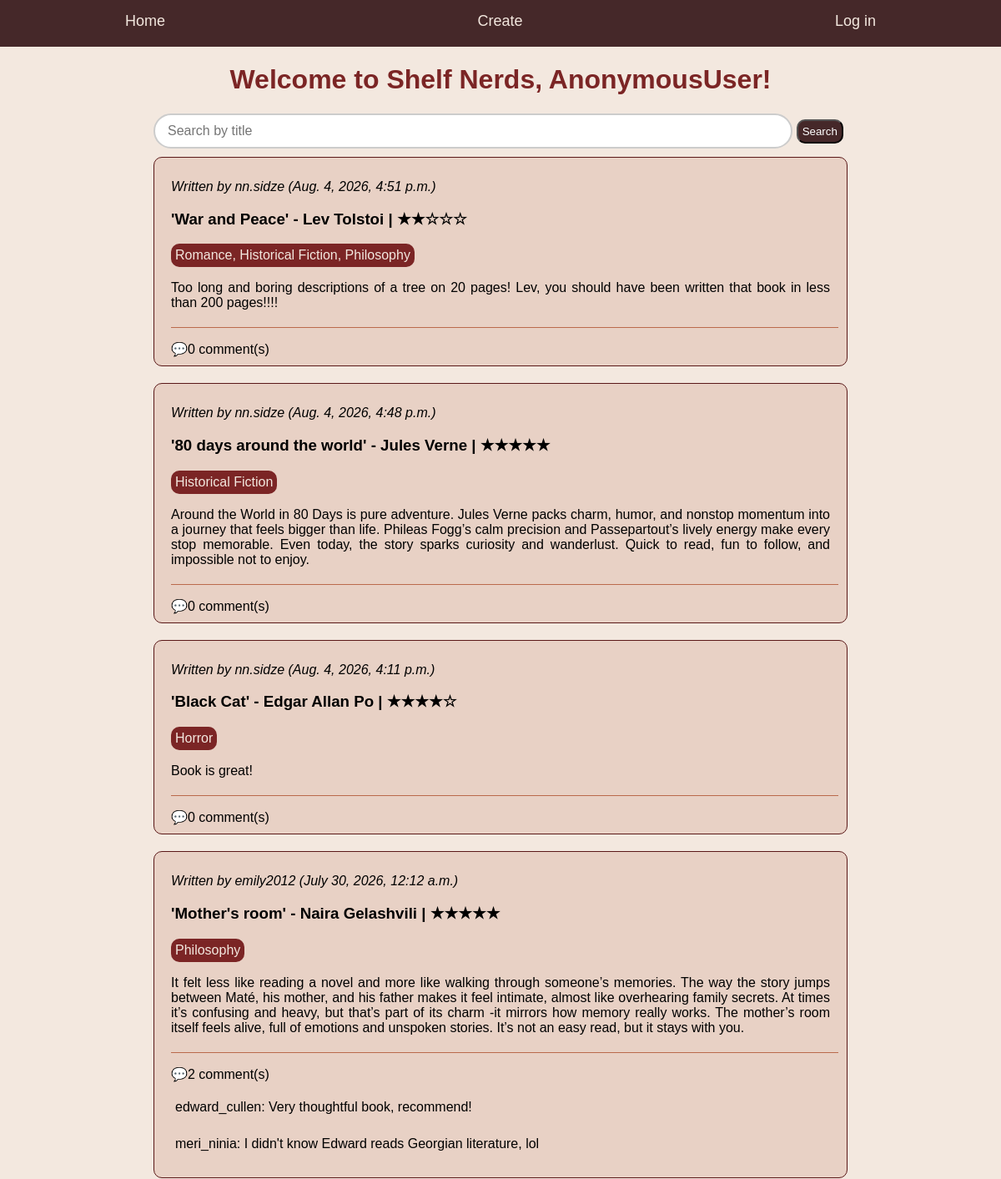
/ (upper part), run on an earlier commit of the app's database.
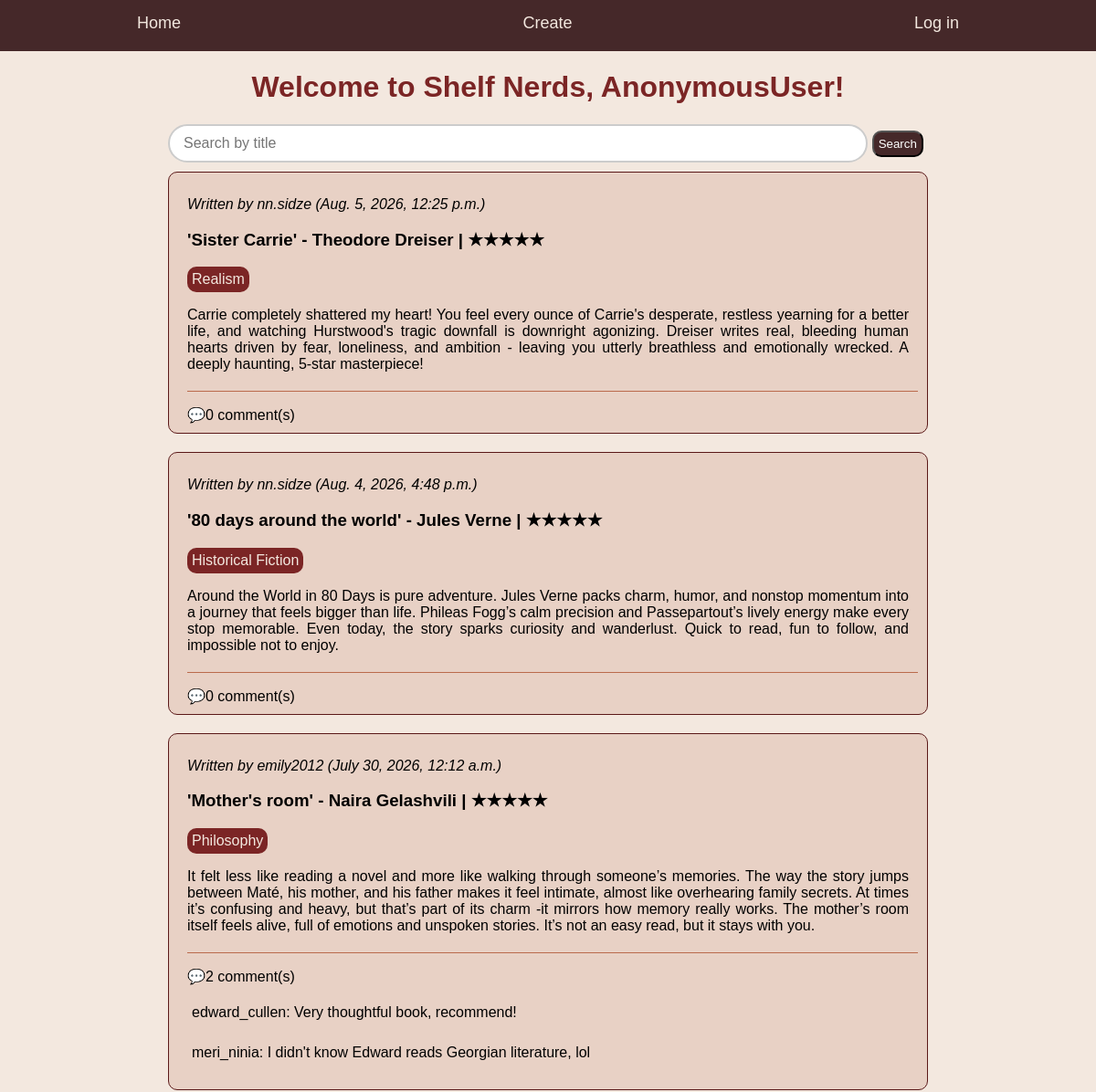
And on a later commit of the database.
### books/models.py (models this page shows, shortened)
class Review(models.Model):
    user = models.ForeignKey(User, on_delete = models.CASCADE)
    book = models.ForeignKey(Book, on_delete = models.CASCADE)
    rating = models.IntegerField(
        default = 5,
        validators=[MinValueValidator(1), MaxValueValidator(5)]
    )
    def stars(self):
            return "★" * self.rating + "☆" * (5 - self.rating)
    content = models.TextField()
    created_at = models.DateTimeField(auto_now_add=True)

class Book(models.Model):
    author = models.ForeignKey(Author, on_delete = models.CASCADE)
    title = models.CharField(max_length=200)
    genre = models.ManyToManyField(Genre)

class Author(models.Model):
    name = models.CharField(max_length=30)
    surname = models.CharField(max_length=30)
    def __str__(self):
        return f"{self.name} {self.surname}"

class Genre(models.Model):
    genre_name = models.CharField(max_length=30, unique = True)

class Comment(models.Model):
    user = models.ForeignKey(User, on_delete = models.CASCADE)
    review_post = models.ForeignKey(Review, related_name = "comments", on_delete = models.CASCADE)
    comment = models.TextField()

### users/models.py (models this page shows)
class User(AbstractUser):
    pass

### mysite/views.py (the view)
# urls.py: path('', home_page, name = "home"),
def home_page(request):
    query = request.GET.get('q')
    posts = models.Review.objects.all().order_by('-created_at')
    if query:
        posts = posts.filter(book__title__icontains = query).distinct()
    return render(
        request,
        "home.html",
        {
            "reviews": posts,
            "query": query,
        }
    )

### templates/home.html (shortened to what this page needs)
{% load static %}
<!DOCTYPE html>
<html lang="en">
<head>
    <link rel="stylesheet" href="{% static 'css/style.css' %}">
</head>
<body>
    <div class = "main-container sticky-header">
            <div class = "menu-items">
                <a class="menu-item" href="{% url 'home' %}">Home</a>
                <a class="menu-item" href="{% url 'create'%}">Create</a>
                    {%if request.user.is_authenticated%}
                    <form method = "POST" action="{%url 'logout'%}">
                        {%csrf_token%}
                        <button class = "logout menu-item">Log out</button>
                    </form>
                    {%else%}
                        <a href="{%url 'login'%}" class= "menu-item">Log in</a>
                    {%endif%}
            </div>
    </div>
    <div class = "greeting">
        <h1>Welcome to Shelf Nerds, {{request.user}}!</h1>
    </div>
    <div class = "posts-container">
        <div class="search-form">
            <form method="GET" class="search-box">
                <input class="search-placeholder" type="text" name = "q" placeholder="Search by title " value = "{{query|default:'' }}">
                <button type="submit" class="search-button">Search</button>
            </form>
        </div>
            {% for review in reviews%}
            <div class = "post-style">
                <p><i>Written by {{review.user.username}} ({{review.created_at}})</i></p>
                <a href="{% url 'details' review_id=review.id %}">
                    <h3>'{{review.book.title}}' - {{review.book.author}} | {{review.stars}}</h3>
                </a>
                    <div class = "genres">
                            <div class ="genre">
                                {% for genre in review.book.genre.all %}
                                {{ genre.genre_name }}{% if not forloop.last %}, {% endif %}
                            {% endfor %}
                            </div>
                    </div>
                <p class = "review-content">{{review.content}}</p>
                <span class="comments-count">💬{{review.comments.all|length}} comment(s)</span>
                <div class="comment-section">
                        {%for comment in review.comments.all%}
                        <div class="comment-details">
                            <p class="comment-items">
                            {{comment.user.username}}:
                            {{comment.comment}}
                            </p>
                        </div>
                    {%endfor%}
                </div>
            </div>
            {%endfor%}
    </div>
</body>
</head>
</html>

What changed in the data, as far as the page shows it:
removed Review: user.username "nn.sidze", created_at "Aug. 4, 2026, 4:51 p.m.", book "War and Peace", book.author "Lev Tolstoi", stars "★★☆☆☆", content "Too long and boring descriptions of a tree on 20 pages! Lev, you should have been written that book in less than 200 pages!!!!", comments.all|length "0"
no longer on this page (row unchanged): Genre: genre_name "Romance, Historical Fiction, Philosophy", shown under "nn.sidze"
removed Review: user.username "nn.sidze", created_at "Aug. 4, 2026, 4:11 p.m.", book "Black Cat", book.author "Edgar Allan Po", stars "★★★★☆", content "Book is great!", comments.all|length "0"
no longer on this page (row unchanged): Genre: genre_name "Horror", shown under "nn.sidze"
added Review: user.username "nn.sidze", created_at "Aug. 5, 2026, 12:25 p.m.", book "Sister Carrie", book.author "Theodore Dreiser", stars "★★★★★", content "Carrie completely shattered my heart! You feel every ounce of Carrie's desperate, restless yearning for a better life, and watching Hurstwood's tragic downfall is downright agonizing. Dreiser writes real, bleeding human hearts driven by fear, loneliness, and ambition - leaving you utterly breathless and emotionally wrecked. A deeply haunting, 5-star masterpiece!", comments.all|length "0"
added Genre: genre_name "Realism", shown under "nn.sidze"
